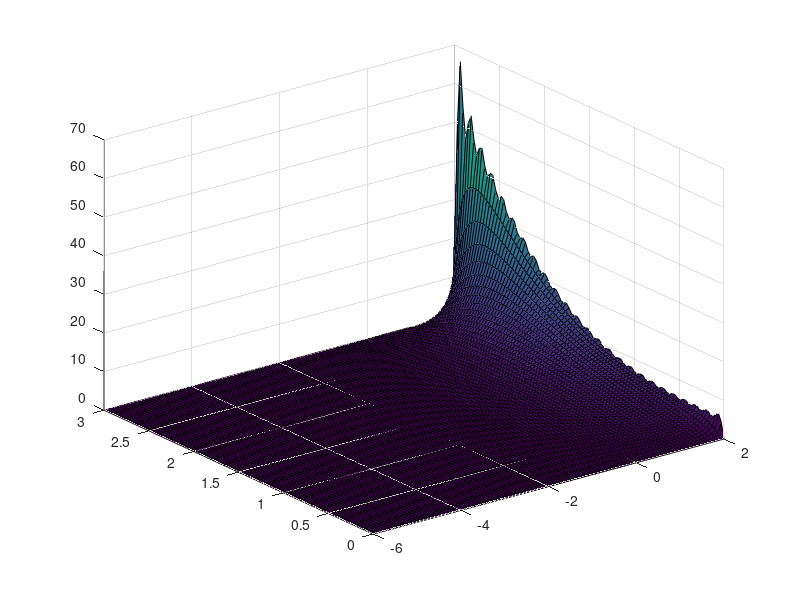

MATLAB code to generate this figure:
a=2;
b=3;
N=50;
problema=2;
x1=linspace((0).*(problema==1.1)+(-b).*(problema==1.2)+(-3.*a).*(problema==2),a,100);
y1=linspace(0,b,100);
[x,y]=meshgrid(x1,y1);

V=0;
for n=1:N
  integral=quad(@(y)((2.*y.^3+5).*(problema==1.2|problema==2)+(atan(y/a)).*(problema==1.1)).*(sin(n.*pi.*y./b)),0,b);
  An = ((exp(n.*pi)-exp(n.*pi.*a./b))./(b.*sinh(n.*pi.*(a./b+1))).*(problema==1.2)+
  (1./(b.*sinh(n.*pi.*a./b))).*(problema==1.1)+
  (2./(b.*exp(n.*pi.*a./b))).*(problema==2)).*integral;
  Bn = ((exp(n.*pi.*a./b)-exp(-n.*pi))./(b.*sinh(n.*pi.*(a./b+1))).*(problema==1.2)).*integral;
  V=V+sin(n*pi*y/b).*(An.*(exp(n*pi*x/b).*(problema==1.2|problema==2)+(sinh(n.*pi.*x./b)).*(problema==1.1))+Bn.*exp(-n*pi*x/b));
endfor
surf(x,y,V)
